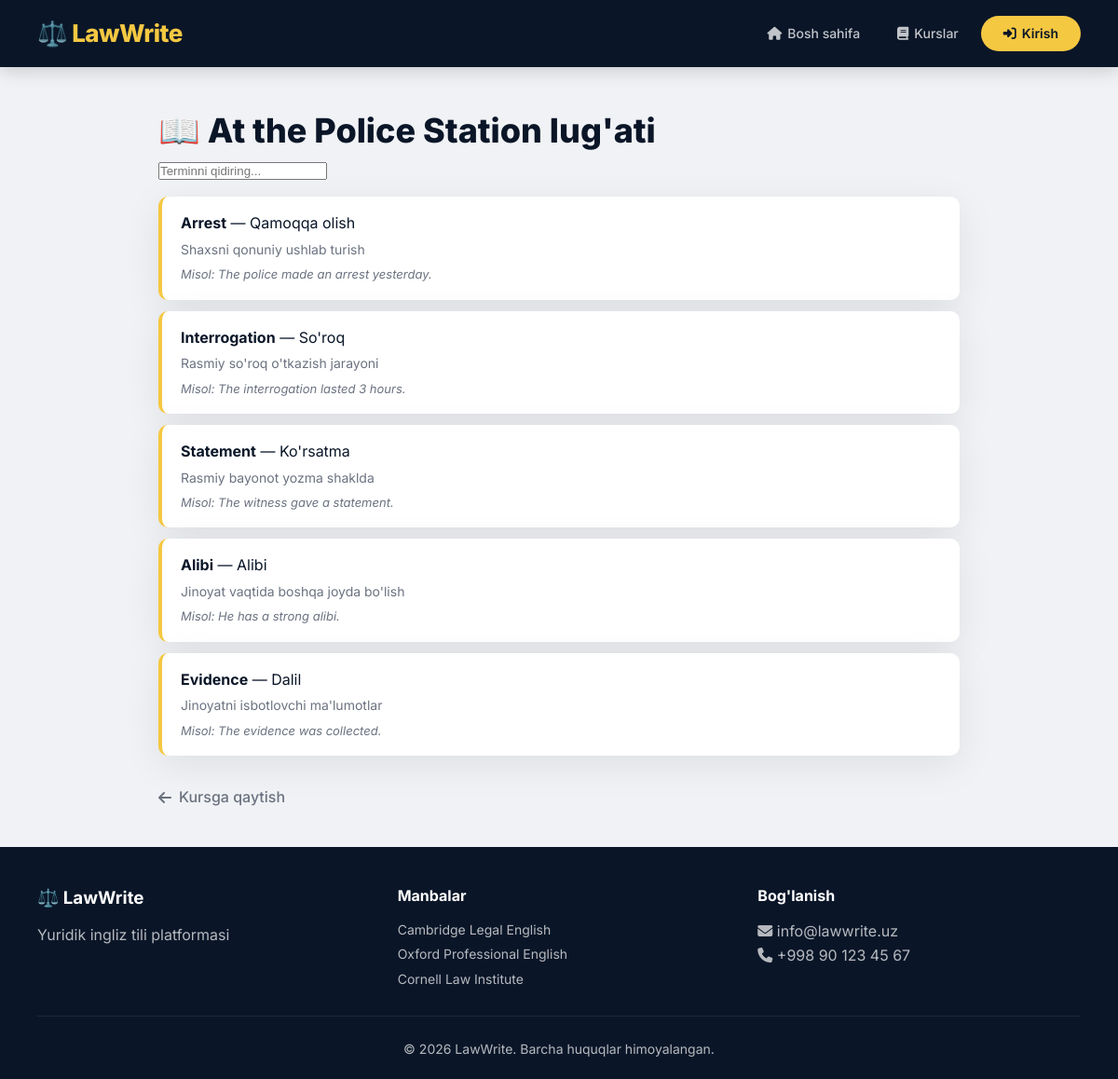
The page /course/1/terms on the database its author committed.
### app.py (models this page shows)
class Course(db.Model):
    id = db.Column(db.Integer, primary_key=True)
    title = db.Column(db.String(200), nullable=False)
    description = db.Column(db.Text, nullable=False)
    level = db.Column(db.String(10), nullable=False)
    level_name = db.Column(db.String(20), nullable=False)
    icon = db.Column(db.String(50), default='📚')
    order = db.Column(db.Integer, default=0)
    created_at = db.Column(db.DateTime, server_default=db.func.now())
    terms = db.relationship('Term', backref='course', lazy=True, cascade="all, delete-orphan")
    tasks = db.relationship('Task', backref='course', lazy=True, cascade="all, delete-orphan")

class Term(db.Model):
    id = db.Column(db.Integer, primary_key=True)
    course_id = db.Column(db.Integer, db.ForeignKey('course.id'), nullable=False)
    english = db.Column(db.String(100), nullable=False)
    uzbek = db.Column(db.String(100), nullable=False)
    definition = db.Column(db.Text, nullable=True)
    example = db.Column(db.Text, nullable=True)
    created_at = db.Column(db.DateTime, server_default=db.func.now())

### app.py (the view)
@app.route('/course/<int:course_id>/terms')
def course_terms(course_id):
    return render_template('course_terms.html', user=current_user, course=Course.query.get_or_404(course_id))

### templates/course_terms.html (shortened to what this page needs)
{% extends "base.html" %}
{% block content %}
<section class="course-detail">
    <h1>📖 {{ course.title }} lug'ati</h1>
    <div class="term-search">
        <input type="text" id="termSearch" placeholder="Terminni qidiring..." onkeyup="filterTerms()">
    </div>
    <div class="term-list" id="termList">
        {% for term in course.terms %}
        <div class="term-item" id="term-{{ term.id }}">
            <strong>{{ term.english }}</strong> — {{ term.uzbek }}
            {% if term.definition %}
                <p>{{ term.definition }}</p>
            {% endif %}
            {% if term.example %}
                <p><em>Misol: {{ term.example }}</em></p>
            {% endif %}
        </div>
        {% else %}
        <p>Bu kursda hali terminlar mavjud emas.</p>
        {% endfor %}
    </div>
    <a href="{{ url_for('course_detail', course_id=course.id) }}" class="btn-back">
        <i class="fas fa-arrow-left"></i> Kursga qaytish
    </a>
</section>
{% endblock %}

### static/css/style.css (style rules this page uses)
* { margin: 0; padding: 0; box-sizing: border-box; }
:root { --primary: #0a1628; --primary-light: #1a2a4a; --gold: #f5c842; --gold-light: #ffd966; --white: #ffffff; --gray: #f0f2f5; --gray-dark: #6b7280; --shadow: 0 10px 40px rgba(0, 0, 0, 0.08); --shadow-hover: 0 20px 60px rgba(0, 0, 0, 0.12); --radius: 16px; --radius-sm: 10px; --transition: all 0.3s cubic-bezier(0.4, 0, 0.2, 1); }
body { font-family: 'Inter', -apple-system, BlinkMacSystemFont, sans-serif; background: var(--gray); color: var(--primary); line-height: 1.6; min-height: 100vh; display: flex; flex-direction: column; }
.course-detail { max-width: 900px; margin: 40px auto; padding: 0 20px; }
.course-detail h1 { font-size: 36px; font-weight: 800; }
.btn-back { display: inline-flex; align-items: center; gap: 8px; color: var(--gray-dark); text-decoration: none; font-weight: 500; transition: var(--transition); }
.term-list { display: grid; gap: 12px; margin: 16px 0 32px; }
.term-item { background: var(--white); padding: 16px 20px; border-radius: var(--radius-sm); box-shadow: var(--shadow); border-left: 4px solid var(--gold); }
.term-item strong { font-size: 16px; color: var(--primary); }
.term-item p { font-size: 14px; color: var(--gray-dark); margin-top: 4px; }
.term-item em { color: #6b7280; font-size: 13px; }

### rows shown on the page
Course: title "At the Police Station"
Term: english "Arrest", uzbek "Qamoqqa olish", definition "Shaxsni qonuniy ushlab turish", example "The police made an arrest yesterday."
Term: english "Interrogation", uzbek "So'roq", definition "Rasmiy so'roq o'tkazish jarayoni", example "The interrogation lasted 3 hours."
Term: english "Statement", uzbek "Ko'rsatma", definition "Rasmiy bayonot yozma shaklda", example "The witness gave a statement."
Term: english "Alibi", uzbek "Alibi", definition "Jinoyat vaqtida boshqa joyda bo'lish", example "He has a strong alibi."
Term: english "Evidence", uzbek "Dalil", definition "Jinoyatni isbotlovchi ma'lumotlar", example "The evidence was collected."
